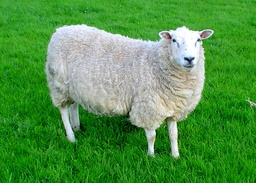
#> input picture input_image.jpg, 256 x 183 px, shrunk from 965 x 688 before the run
$ python main.py
#> lines starting #> are read from the running program, lines starting #| are printed output that depends on the picture
import cv2
import numpy as np
import matplotlib.pyplot as plt


# Реализация функции k-means clustering без использования cv2.kmeans
def custom_kmeans(data, k, max_iters=100):
    centroids = data[np.random.choice(data.shape[0], k, replace=False)]

    for _ in range(max_iters):
        distances = np.sqrt(((data - centroids[:, np.newaxis]) ** 2).sum(axis=2))
        labels = np.argmin(distances, axis=0)

        new_centroids = np.array([data[labels == i].mean(axis=0) for i in range(k)])

        if np.allclose(centroids, new_centroids):
            break

        centroids = new_centroids

    return centroids, labels


# Функция для применения кластеризации с использованием custom_kmeans
def apply_custom_kmeans(image, k):
    # Convert BGR to RGB (if needed for display)
    image_rgb = cv2.cvtColor(image, cv2.COLOR_BGR2RGB)

    # Reshape the image to a 2D array of pixels (flatten)
    pixels = image.reshape((-1, 3))

    # Apply custom K-means clustering
    centroids, labels = custom_kmeans(pixels, k)

    # Convert centroids to uint8 (colors)
    centers = np.uint8(centroids)

    # Map the labels to the centers to get segmented image
    segmented_image = centers[labels.flatten()]

    # Reshape back to the original image shape
    segmented_image = segmented_image.reshape(image.shape)

    return segmented_image


# Загрузка изображения
image = cv2.imread('input_image.jpg')
#> image is the input picture: shape (183, 256, 3); mean B, G, R 71.4, 148.2, 80.9

# Отображение оригинального изображения
plt.figure(figsize=(12, 8))
plt.subplot(2, 2, 1)
plt.imshow(cv2.cvtColor(image, cv2.COLOR_BGR2RGB))
plt.title('Original Image')
plt.axis('off')

# Применение кластеризации с разными значениями k
ks = [3, 5, 10]

for i, k in enumerate(ks):
    segmented_image = apply_custom_kmeans(image, k)

    plt.subplot(2, 2, i + 2)
    plt.imshow(cv2.cvtColor(segmented_image, cv2.COLOR_BGR2RGB))
    plt.title('K = {}'.format(k))
    plt.axis('off')
#> this loop made 3 passes
#> centers in apply_custom_kmeans on pass 1: [[9, 112, 20], [186, 190, 185], [43, 151, 61]]
#> pass 1, in apply_custom_kmeans, `segmented_image = segmented_image.reshape(image.shape)`:
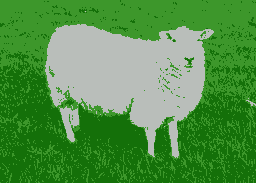
#> segmented_image: shape (183, 256, 3); mean B, G, R 70.6, 147.4, 80.7
#> pass 2, in apply_custom_kmeans (call 2), `segmented_image = segmented_image.reshape(image.shape)`:
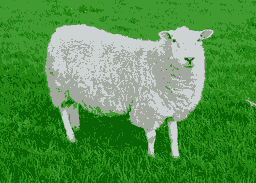
#> segmented_image: shape (183, 256, 3); mean B, G, R 70.9, 147.6, 80.5
#> pass 3, in apply_custom_kmeans (call 3), `segmented_image = segmented_image.reshape(image.shape)`:
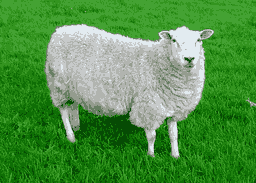
#> segmented_image: shape (183, 256, 3); mean B, G, R 70.7, 147.7, 80.5

plt.tight_layout()
plt.show()
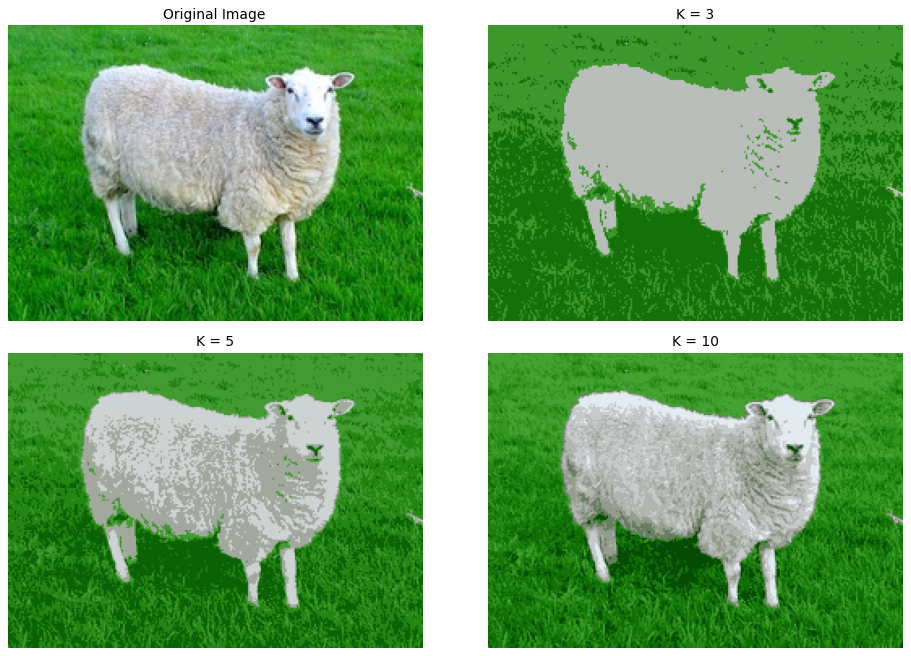
#> figure drawn by matplotlib, 4 panels
